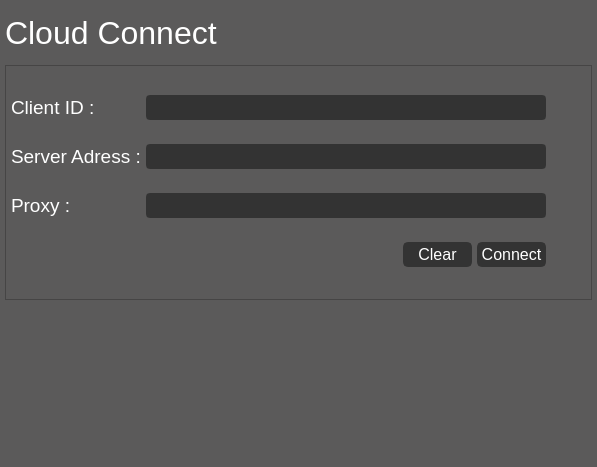
               <widget class="QWidget" name="page_cloud">
                <property name="styleSheet">
                 <string notr="true">background:rgb(91,90,90);</string>
                </property>
                <layout class="QVBoxLayout" name="verticalLayout_8">
                 <property name="spacing">
                  <number>5</number>
                 </property>
                 <property name="leftMargin">
                  <number>5</number>
                 </property>
                 <property name="topMargin">
                  <number>5</number>
                 </property>
                 <property name="rightMargin">
                  <number>5</number>
                 </property>
                 <property name="bottomMargin">
                  <number>5</number>
                 </property>
                 <item>
                  <widget class="QLabel" name="lab_cloud_main">
                   <property name="minimumSize">
                    <size>
                     <width>0</width>
                     <height>55</height>
                    </size>
                   </property>
                   <property name="maximumSize">
                    <size>
                     <width>16777215</width>
                     <height>55</height>
                    </size>
                   </property>
                   <property name="font">
                    <font>
                     <family>Segoe UI</family>
                     <pointsize>24</pointsize>
                    </font>
                   </property>
                   <property name="styleSheet">
                    <string notr="true">QLabel {
	color:rgb(255,255,255);
}</string>
                   </property>
                   <property name="text">
                    <string>Cloud Connect</string>
                   </property>
                  </widget>
                 </item>
                 <item>
                  <widget class="QFrame" name="frame_2">
                   <property name="enabled">
                    <bool>true</bool>
                   </property>
                   <property name="minimumSize">
                    <size>
                     <width>0</width>
                     <height>235</height>
                    </size>
                   </property>
                   <property name="maximumSize">
                    <size>
                     <width>16777215</width>
                     <height>235</height>
                    </size>
                   </property>
                   <property name="font">
                    <font>
                     <family>Segoe UI</family>
                     <pointsize>12</pointsize>
                    </font>
                   </property>
                   <property name="frameShape">
                    <enum>QFrame::StyledPanel</enum>
                   </property>
                   <property name="frameShadow">
                    <enum>QFrame::Raised</enum>
                   </property>
                   <layout class="QGridLayout" name="gridLayout_2">
                    <property name="leftMargin">
                     <number>5</number>
                    </property>
                    <property name="topMargin">
                     <number>5</number>
                    </property>
                    <property name="rightMargin">
                     <number>5</number>
                    </property>
                    <property name="bottomMargin">
                     <number>5</number>
                    </property>
                    <property name="horizontalSpacing">
                     <number>5</number>
                    </property>
                    <property name="verticalSpacing">
                     <number>0</number>
                    </property>
                    <item row="0" column="0">
                     <widget class="QLabel" name="label_2">
                      <property name="minimumSize">
                       <size>
                        <width>100</width>
                        <height>0</height>
                       </size>
                      </property>
                      <property name="font">
                       <font>
                        <family>Segoe UI</family>
                        <pointsize>14</pointsize>
                       </font>
                      </property>
                      <property name="styleSheet">
                       <string notr="true">color:rgb(255,255,255);</string>
                      </property>
                      <property name="text">
                       <string>Client ID :</string>
                      </property>
                     </widget>
                    </item>
                    <item row="1" column="0">
                     <widget class="QLabel" name="label_3">
                      <property name="minimumSize">
                       <size>
                        <width>100</width>
                        <height>0</height>
                       </size>
                      </property>
                      <property name="font">
                       <font>
                        <family>Segoe UI</family>
                        <pointsize>14</pointsize>
                       </font>
                      </property>
                      <property name="styleSheet">
                       <string notr="true">color:rgb(255,255,255);</string>
                      </property>
                      <property name="text">
                       <string>Server Adress :</string>
                      </property>
                     </widget>
                    </item>
                    <item row="2" column="0">
                     <widget class="QLabel" name="label_4">
                      <property name="minimumSize">
                       <size>
                        <width>100</width>
                        <height>0</height>
                       </size>
                      </property>
                      <property name="font">
                       <font>
                        <family>Segoe UI</family>
                        <pointsize>14</pointsize>
                       </font>
                      </property>
                      <property name="styleSheet">
                       <string notr="true">color:rgb(255,255,255);</string>
                      </property>
                      <property name="text">
                       <string>Proxy :</string>
                      </property>
                     </widget>
                    </item>
                    <item row="2" column="1" colspan="3">
                     <widget class="QLineEdit" name="line_cloud_proxy">
                      <property name="minimumSize">
                       <size>
                        <width>400</width>
                        <height>25</height>
                       </size>
                      </property>
                      <property name="maximumSize">
                       <size>
                        <width>500</width>
                        <height>25</height>
                       </size>
                      </property>
                      <property name="font">
                       <font>
                        <family>Segoe UI</family>
                        <pointsize>12</pointsize>
                       </font>
                      </property>
                      <property name="styleSheet">
                       <string notr="true">QLineEdit {
	color:rgb(255,255,255);
	border:2px solid rgb(51,51,51);
	border-radius:4px;
	background:rgb(51,51,51);
}

QLineEdit:disabled {
	color:rgb(255,255,255);
	border:2px solid rgb(112,112,112);
	border-radius:4px;
	background:rgb(112,112,112);
}</string>
                      </property>
                     </widget>
                    </item>
                    <item row="0" column="1" colspan="3">
                     <widget class="QLineEdit" name="line_cloud_id">
                      <property name="enabled">
                       <bool>true</bool>
                      </property>
                      <property name="minimumSize">
                       <size>
                        <width>400</width>
                        <height>25</height>
                       </size>
                      </property>
                      <property name="maximumSize">
                       <size>
                        <width>500</width>
                        <height>25</height>
                       </size>
                      </property>
                      <property name="font">
                       <font>
                        <family>Segoe UI</family>
                        <pointsize>12</pointsize>
                       </font>
                      </property>
                      <property name="styleSheet">
                       <string notr="true">QLineEdit {
	color:rgb(255,255,255);
	border:2px solid rgb(51,51,51);
	border-radius:4px;
	background:rgb(51,51,51);
}

QLineEdit:disabled {
	color:rgb(255,255,255);
	border:2px solid rgb(112,112,112);
	border-radius:4px;
	background:rgb(112,112,112);
}</string>
                      </property>
                     </widget>
                    </item>
                    <item row="1" column="1" colspan="3">
                     <widget class="QLineEdit" name="line_cloud_adress">
                      <property name="minimumSize">
                       <size>
                        <width>400</width>
                        <height>25</height>
                       </size>
                      </property>
                      <property name="maximumSize">
                       <size>
                        <width>500</width>
                        <height>25</height>
                       </size>
                      </property>
                      <property name="font">
                       <font>
                        <family>Segoe UI</family>
                        <pointsize>12</pointsize>
                       </font>
                      </property>
                      <property name="styleSheet">
                       <string notr="true">QLineEdit {
	color:rgb(255,255,255);
	border:2px solid rgb(51,51,51);
	border-radius:4px;
	background:rgb(51,51,51);
}

QLineEdit:disabled {
	color:rgb(255,255,255);
	border:2px solid rgb(112,112,112);
	border-radius:4px;
	background:rgb(112,112,112);
}</string>
                      </property>
                     </widget>
                    </item>
                    <item row="1" column="4">
                     <spacer name="horizontalSpacer_2">
                      <property name="orientation">
                       <enum>Qt::Horizontal</enum>
                      </property>
                      <property name="sizeHint" stdset="0">
                       <size>
                        <width>40</width>
                        <height>20</height>
                       </size>
                      </property>
                     </spacer>
                    </item>
                    <item row="3" column="0" colspan="2">
                     <spacer name="horizontalSpacer_3">
                      <property name="orientation">
                       <enum>Qt::Horizontal</enum>
                      </property>
                      <property name="sizeHint" stdset="0">
                       <size>
                        <width>40</width>
                        <height>20</height>
                       </size>
                      </property>
                     </spacer>
                    </item>
                    <item row="3" column="2">
                     <widget class="QPushButton" name="bn_cloud_clear">
                      <property name="enabled">
                       <bool>true</bool>
                      </property>
                      <property name="minimumSize">
                       <size>
                        <width>69</width>
                        <height>25</height>
                       </size>
                      </property>
                      <property name="maximumSize">
                       <size>
                        <width>69</width>
                        <height>25</height>
                       </size>
                      </property>
                      <property name="font">
                       <font>
                        <family>Segoe UI</family>
                        <pointsize>12</pointsize>
                       </font>
                      </property>
                      <property name="styleSheet">
                       <string notr="true">QPushButton {
	border: 2px solid rgb(51,51,51);
	border-radius: 5px;	
	color:rgb(255,255,255);
	background-color: rgb(51,51,51);
}
QPushButton:hover {
	border: 2px solid rgb(0,143,150);
	background-color: rgb(0,143,150);
}
QPushButton:pressed {	
	border: 2px solid rgb(0,143,150);
	background-color: rgb(51,51,51);
}

QPushButton:disabled {	
	border-radius: 5px;	
	border: 2px solid rgb(112,112,112);
	background-color: rgb(112,112,112);
}</string>
                      </property>
                      <property name="text">
                       <string>Clear</string>
                      </property>
                     </widget>
                    </item>
                    <item row="3" column="3">
                     <widget class="QPushButton" name="bn_cloud_connect">
                      <property name="minimumSize">
                       <size>
                        <width>69</width>
                        <height>25</height>
                       </size>
                      </property>
                      <property name="maximumSize">
                       <size>
                        <width>69</width>
                        <height>25</height>
                       </size>
                      </property>
                      <property name="font">
                       <font>
                        <family>Segoe UI</family>
                        <pointsize>12</pointsize>
                       </font>
                      </property>
                      <property name="styleSheet">
                       <string notr="true">QPushButton {
	border: 2px solid rgb(51,51,51);
	border-radius: 5px;	
	color:rgb(255,255,255);
	background-color: rgb(51,51,51);
}
QPushButton:hover {
	border: 2px solid rgb(0,143,150);
	background-color: rgb(0,143,150);
}
QPushButton:pressed {	
	border: 2px solid rgb(0,143,150);
	background-color: rgb(51,51,51);
}

QPushButton:disabled {	
	border-radius: 5px;	
	border: 2px solid rgb(112,112,112);
	background-color: rgb(112,112,112);
}</string>
                      </property>
                      <property name="text">
                       <string>Connect</string>
                      </property>
                     </widget>
                    </item>
                   </layout>
                  </widget>
                 </item>
                 <item>
                  <spacer name="verticalSpacer_2">
                   <property name="orientation">
                    <enum>Qt::Vertical</enum>
                   </property>
                   <property name="sizeHint" stdset="0">
                    <size>
                     <width>20</width>
                     <height>162</height>
                    </size>
                   </property>
                  </spacer>
                 </item>
                </layout>
               </widget>
